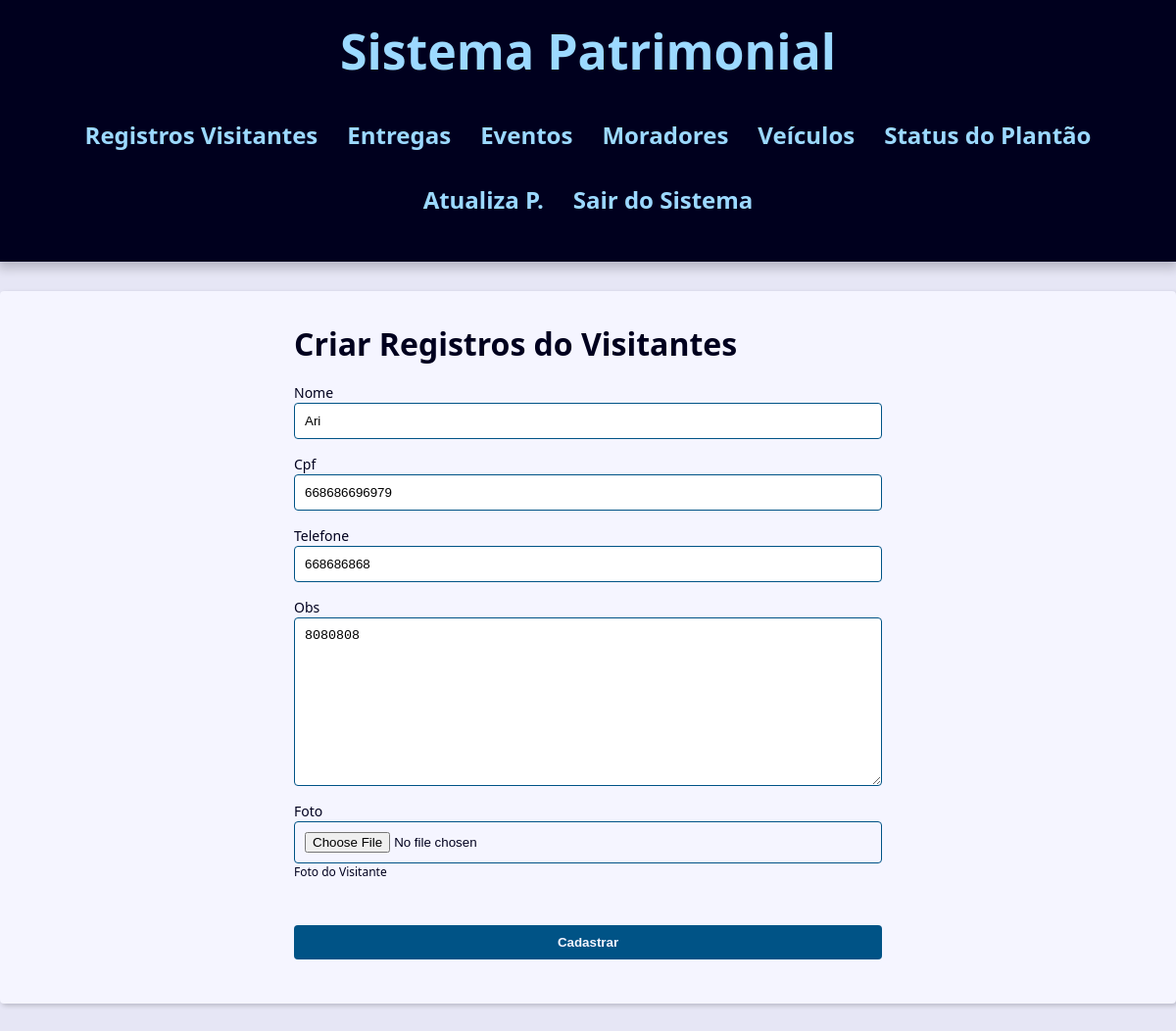
The page /porteiros/registro_visitantes/1/update/ (signed in) on the database its author committed.
### contact/models.py (models this page shows, shortened)
class Registro_de_Visitante(models.Model):
    nome = models.CharField(max_length=245)
    cpf = models.CharField(max_length=25)
    telefone = models.CharField(max_length=25)
    data_registro = models.DateTimeField(default=timezone.now)
    foto = models.ImageField(blank=True, upload_to='pictures/%Y/%m/%d')
    obs = models.TextField(blank=True)

### contact/views/contact_forms.py (the view, shortened to what this page needs)
@porteiro_required
def update_registro_de_visitantes(request, registro_id):
    registro = get_object_or_404(Registro_de_Visitante, pk=registro_id)
    form_action_registro_visitantes = reverse('contact:update_registro_de_visitantes', args=(registro_id,))
    context = {
        'form': Registro_visitantesForm(instance=registro),
        'form_action_registro_visitantes': form_action_registro_visitantes,
    }
    return render(
        request,
        'contact/registro_visitantes/create_registro_visitantes.html',
        context,
    )

### contact/views/user_forms.py (called while the page is built)
def porteiro_required(view_func):
    @wraps(view_func)
    @login_required
    def _wrapped_view(request, *args, **kwargs):
        if not request.user.groups.filter(name="porteiro").exists():  # Verifica se o usuário está no grupo 'porteiro'
            messages.error(request, 'Acesso negado! Apenas porteiros podem acessar esta área.')
            return redirect('contact:login_views')  # Redireciona para login se não for porteiro
        return view_func(request, *args, **kwargs)
    return _wrapped_view

### contact/templates/contact/registro_visitantes/create_registro_visitantes.html (shortened to what this page needs)
{% extends "global/base.html" %}
{% block content %}
<div class="form-wrapper">
    <h1>Criar Registros do Visitantes</h1>
    <form
      action="{{ form_action_registro_visitantes }}"
      method="POST"
      enctype="multipart/form-data"
    >
    <div class="form-content">
        {% for field in form %}
            <div class="form-group">
                <label for="{{ field.id_for_label }}">{{ field.label }}</label>
                {{ field }}
                {% if field.help_text %}
                    <p class="help-text">{{ field.help_text }}</p>
                {% endif %}
            </div>
            {% if field.name == 'foto' and field.value.url %}
            <div class="form-group">
            </div>
            {% endif %}
        {% endfor %}
    </div>
    <div class="form-content">
        <div class="form-group">
          <button class="btn" type="submit">Cadastrar</button>
        </div>
    </div>
    </form>
</div>
{% endblock content %}

### base_static/global/css/style.css (style rules this page uses)
:root { --spacing: 1.5rem; --link-dark-color: rgb(0, 83, 134); --link-light-color: rgb(156, 217, 255); --clr-white: rgb(245, 245, 255); --clr-black: rgb(0, 0, 30); --clr-light-gray: rgb(230, 230, 245); --clr-dark-shadow-5: rgba(0, 0, 10, 5%); --clr-dark-shadow-10: rgba(0, 0, 10, 10%); --clr-dark-shadow-20: rgba(0, 0, 10, 20%); --clr-light-shadow-5: rgba(200, 200, 255, 5%); --clr-light-shadow-10: rgba(200, 200, 255, 10%); --clr-light-shadow-20: rgba(200, 200, 255, 20%); --main-page-width: 120rem; --table-min-width: 60rem; --biggest-font-size: 5rem; --bigger-font-size: 4rem; --big-font-size: 3.2rem; --medium-font-size: 2.4rem; --small-font-size: 1.6rem; --smaller-font-size: 1.4rem; --smallest-font-size: 1.2rem; --transition-fast: 300ms; --transition-medium: 600ms; --transition-slow: 1s; --default-border-radius: 4px; }
*, *::before, *::after { margin: 0; padding: 0; box-sizing: border-box; }
html { font-size: 62.5%; }
body { font-family: system-ui, -apple-system, BlinkMacSystemFont, 'Segoe UI', Roboto, Oxygen, Ubuntu, Cantarell, 'Open Sans', 'Helvetica Neue', sans-serif; line-height: 1.5; font-size: var(--small-font-size); color: var(--clr-black); -webkit-font-smoothing: antialiased; background: var(--clr-light-gray); }
.form-wrapper { max-width: 60rem; margin: var(--spacing) auto; }
.form-content { margin: var(--spacing) 0; }
.form-group { display: flex; flex-direction: column; padding-bottom: var(--spacing); }
.form-group p { margin: 1em 0; }
.form-group .help-text, .form-group .help-text ~ ul { margin: 0; font-size: var(--smallest-font-size); list-style: none; }
.form-group input, .form-group textarea, .form-group select { padding: 1rem; border-radius: var(--default-border-radius); border: 1px solid var(--link-dark-color); }
.form-group label { font-size: var(--smaller-font-size); }
.btn { background-color: var(--link-dark-color); color: var(--clr-white); font-weight: bold; border: none; padding: 1rem 2rem; border-radius: var(--default-border-radius); cursor: pointer; transition: filter var(--transition-fast) ease-in-out; }

### rows shown on the page
Registro_de_Visitante: form "Ari" "668686696979" "668686868" "8080808"

### other values the page prints
{{ field.label }} "Nome" "Cpf" "Telefone" "Obs" "Foto"
{{ field.help_text }} "Foto do Visitante"
